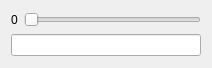
<?xml version="1.0" encoding="UTF-8"?>
<ui version="4.0">
 <class>Form</class>
 <widget class="QWidget" name="Form">
  <property name="geometry">
   <rect>
    <x>0</x>
    <y>0</y>
    <width>212</width>
    <height>68</height>
   </rect>
  </property>
  <property name="minimumSize">
   <size>
    <width>212</width>
    <height>68</height>
   </size>
  </property>
  <property name="maximumSize">
   <size>
    <width>212</width>
    <height>68</height>
   </size>
  </property>
  <property name="windowTitle">
   <string>Form</string>
  </property>
  <layout class="QVBoxLayout" name="verticalLayout">
   <item>
    <layout class="QHBoxLayout" name="horizontalLayout_2">
     <item>
      <widget class="QLabel" name="sliderLabel">
       <property name="text">
        <string>0</string>
       </property>
      </widget>
     </item>
     <item>
      <widget class="QSlider" name="slider">
       <property name="orientation">
        <enum>Qt::Horizontal</enum>
       </property>
      </widget>
     </item>
    </layout>
   </item>
   <item>
    <widget class="QLineEdit" name="textEdit"/>
   </item>
  </layout>
 </widget>
 <resources/>
 <connections/>
</ui>
